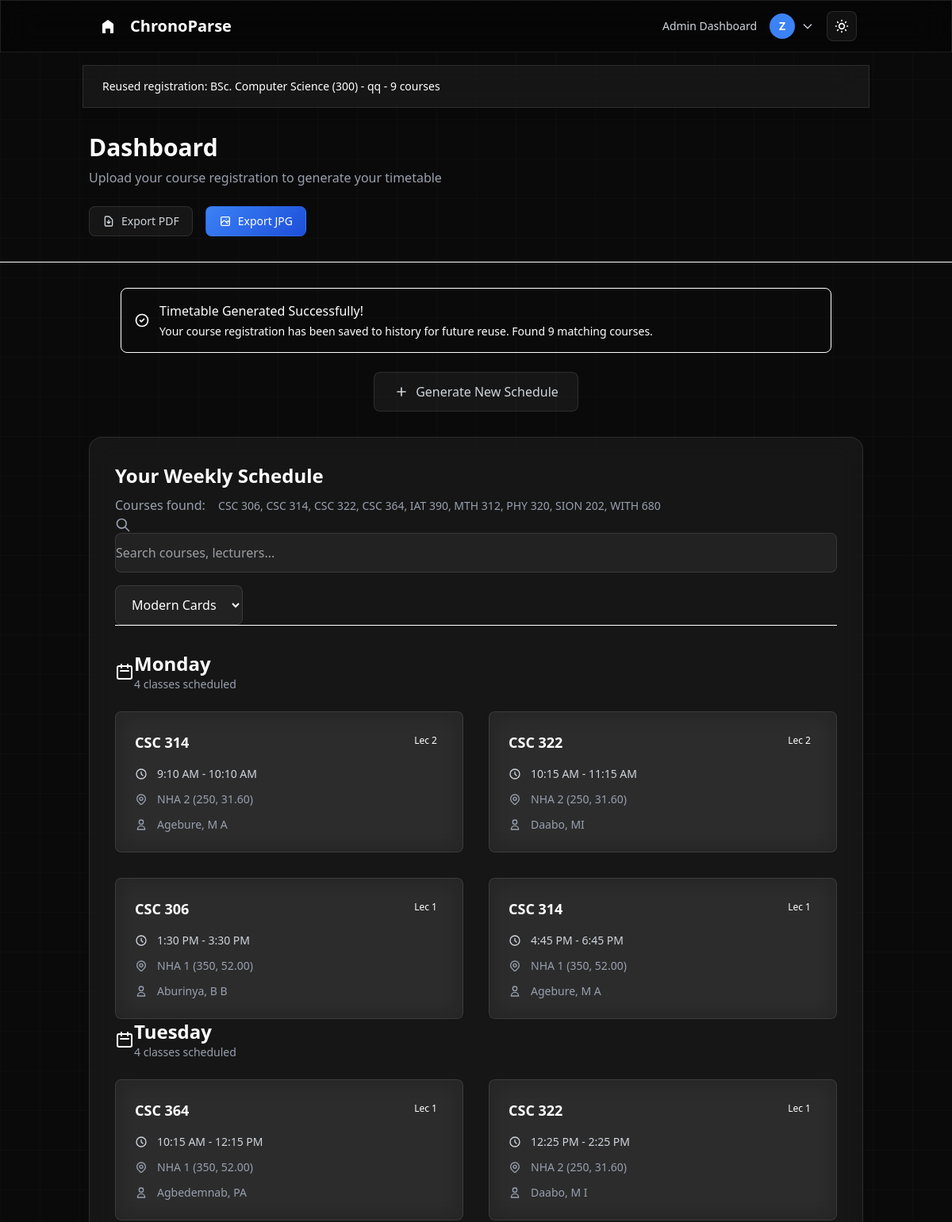
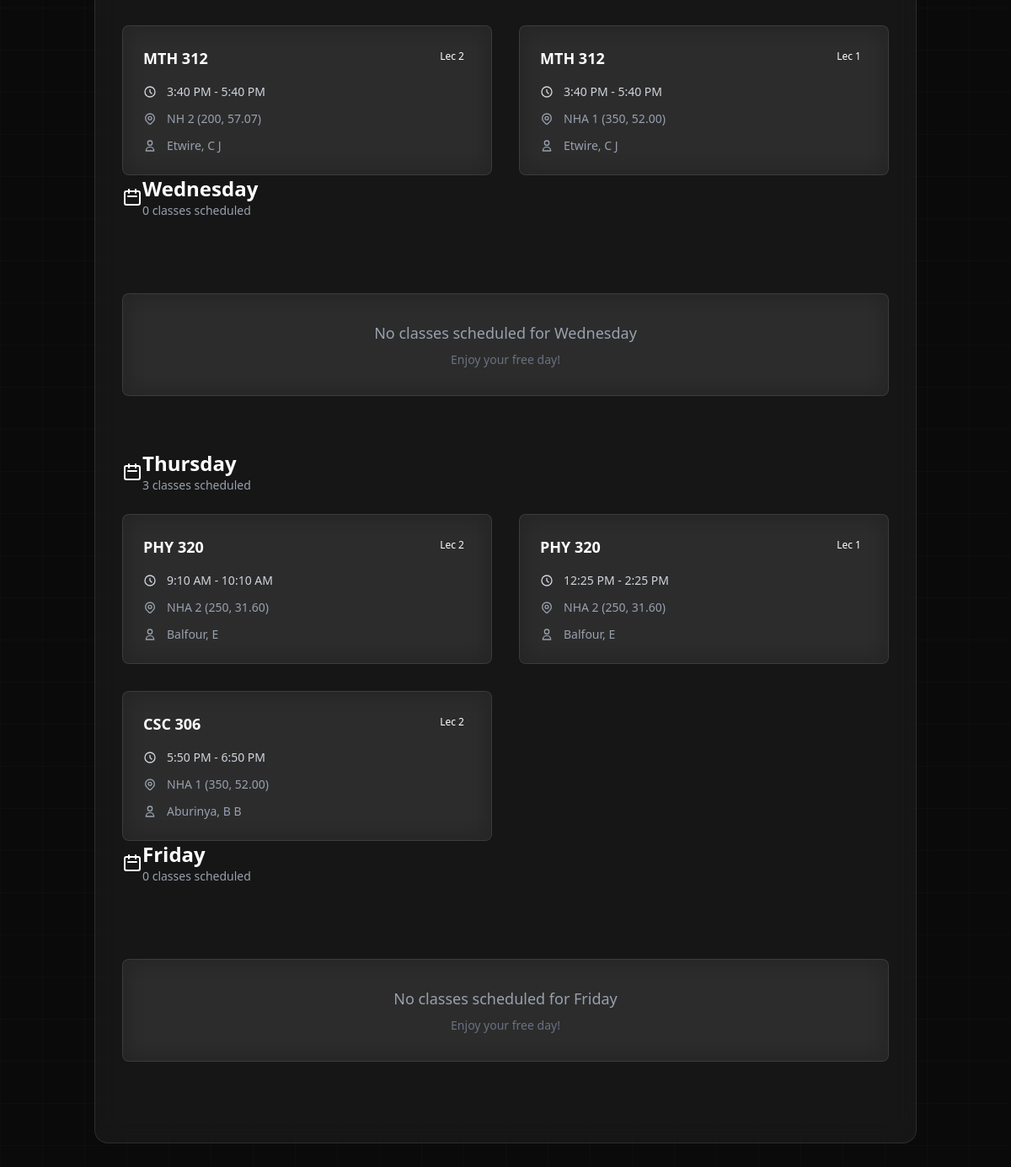
The page /reuse-registration/1/ (signed in) on the database its author committed (2 pictures, top to bottom).
### core/models.py (models this page shows)
class User(AbstractUser):
    STUDENT = 'student'
    TEACHER = 'teacher'
    STAFF = 'staff'
    OTHER = 'other'
    ROLE_CHOICES = [
        (STUDENT, 'Student'),
        (TEACHER, 'Teacher'),
        (STAFF, 'Staff'),
        (OTHER, 'Other'),
    ]
    role = models.CharField(
        max_length=20,
        choices=ROLE_CHOICES,
        default=STUDENT,
        help_text="User role in the institution"
    )

class TimetableEvent(models.Model):
    source = models.ForeignKey(
        TimetableSource, on_delete=models.CASCADE, related_name='events')
    day = models.CharField(max_length=10, db_index=True)
    start_time = models.TimeField()
    end_time = models.TimeField()
    location = models.CharField(max_length=255)
    course_code = models.CharField(max_length=20, db_index=True)
    normalized_code = models.CharField(max_length=20, db_index=True)
    details = models.CharField(max_length=100, blank=True, null=True)
    lecturer = models.CharField(max_length=255, blank=True, null=True)
    class Meta:
        indexes = [
            models.Index(fields=['source', 'normalized_code']),
            models.Index(fields=['day', 'start_time']),
        ]

### core/views.py (the view)
# urls.py: path('reuse-registration/<int:history_id>/', reuse_course_registration,
@login_required
def reuse_course_registration(request, history_id):
    try:
        history = CourseRegistrationHistory.objects.get(
            id=history_id, user=request.user)
        course_codes = json.loads(history.course_codes)
        history.last_used = datetime.now()
        history.save()
        master_schedule = get_master_schedule_data(history.source.id)
        if not master_schedule:
            messages.error(
                request, 'The timetable source is no longer available.')
            return redirect('student_dashboard')
        student_events = []
        for event in master_schedule:
            event_code = event.get('normalized_code')
            if event_code in course_codes:
                student_events.append(event)
        days_of_week = ["Monday", "Tuesday", "Wednesday", "Thursday", "Friday"]
        schedule = {
            day: sorted([e for e in student_events if e['day']
                        == day], key=lambda x: x['start_time'])
            for day in days_of_week
        }
        sources = TimetableSource.objects.all().order_by('-created_at')
        history_list = CourseRegistrationHistory.objects.filter(
            user=request.user).order_by('-last_used')[:5]
        messages.success(
            request, f"Reused registration: {history.display_name}")
        return render(request, 'core/student_dashboard.html', {
            'sources': sources,
            'schedule': schedule,
            'processed_codes': course_codes,
            'selected_source_id': history.source.id,
            'history': history_list
        })
    except CourseRegistrationHistory.DoesNotExist:
        messages.error(request, 'Course registration history not found.')
        return redirect('student_dashboard')
    except Exception as e:
        messages.error(request, f'Error reusing registration: {str(e)}')
        return redirect('student_dashboard')

### core/templates/core/student_dashboard.html (shortened to what this page needs)
{% extends "theme/base.html" %}
{% block content %}
<div class="min-h-screen"
     x-data="{
         loading: false,
         searchTerm: '',
         selectedTemplate: 'modern',
         viewMode: 'cards'
     }"
    <div class="border-b border-white/10 bg-black/20 backdrop-blur-sm">
        <div class="container mx-auto px-6 py-8">
            <div class="flex flex-col lg:flex-row lg:items-center lg:justify-between">
                <div class="mb-6 lg:mb-0">
                    <h1 class="text-3xl font-semibold text-white mb-2">
                        Dashboard
                    </h1>
                    <p class="text-gray-400">
                        Upload your course registration to generate your timetable
                    </p>
                </div>
                {% if schedule %}
                <div class="flex items-center space-x-4">
                    <a :href="`{% url 'download_timetable_pdf' %}?source_id={{ selected_source_id }}&codes={{ processed_codes|join:',' }}&template=${selectedTemplate}`" class="btn-secondary px-4 py-2 rounded-lg text-sm font-medium text-white flex items-center">
                        <svg class="w-4 h-4 mr-2" fill="none" stroke="currentColor" viewBox="0 0 24 24">
                            <path stroke-linecap="round" stroke-linejoin="round" stroke-width="2" d="M12 10v6m0 0l-3-3m3 3l3-3m2 8H7a2 2 0 01-2-2V5a2 2 0 012-2h5.586a1 1 0 01.707.293l5.414 5.414a1 1 0 01.293.707V19a2 2 0 01-2 2z"></path>
                        </svg>
                        Export PDF
                    </a>
                    <a :href="`{% url 'download_timetable_jpg' %}?source_id={{ selected_source_id }}&codes={{ processed_codes|join:',' }}&template=${selectedTemplate}`"
                        class="btn-primary px-4 py-2 rounded-lg text-sm font-medium text-white flex items-center">
                        <svg class="w-4 h-4 mr-2" fill="none" stroke="currentColor" viewBox="0 0 24 24">
                            <path stroke-linecap="round" stroke-linejoin="round" stroke-width="2"
                                d="M4 16l4.586-4.586a2 2 0 012.828 0L16 16m-2-2l1.586-1.586a2 2 0 012.828 0L20 14m-6-6h.01M6 20h12a2 2 0 002-2V6a2 2 0 00-2-2H6a2 2 0 00-2 2v12a2 2 0 002 2z">
                            </path>
                        </svg>
                        Export JPG
                    </a>
                </div>
                {% endif %}
            </div>
        </div>
    </div>
    <div class="container mx-auto px-6 py-8">
        {% if schedule %}
        <div class="max-w-4xl mx-auto mb-6">
            <div class="bg-green-500/10 border border-green-500/20 rounded-lg p-4">
                <div class="flex items-center">
                    <svg class="w-5 h-5 text-green-400 mr-3" fill="none" stroke="currentColor" viewBox="0 0 24 24">
                        <path stroke-linecap="round" stroke-linejoin="round" stroke-width="2"
                            d="M9 12l2 2 4-4m6 2a9 9 0 11-18 0 9 9 0 0118 0z"></path>
                    </svg>
                    <div>
                        <p class="text-green-300 font-medium">Timetable Generated Successfully!</p>
                        <p class="text-green-400 text-sm mt-1">Your course registration has been saved to history for future
                            reuse. Found {{ processed_codes|length }} matching courses.</p>
                    </div>
                </div>
            </div>
        </div>
        <div class="text-center mb-8" x-transition.opacity>
            <a href="{% url 'student_dashboard' %}" class="btn-secondary px-6 py-3 rounded-lg font-medium text-white inline-flex items-center">
                <svg class="w-5 h-5 mr-2" fill="none" stroke="currentColor" viewBox="0 0 24 24">
                    <path stroke-linecap="round" stroke-linejoin="round" stroke-width="2" d="M12 6v6m0 0v6m0-6h6m-6 0H6"></path>
                </svg>
                Generate New Schedule
            </a>
        </div>
        <div class="glass-card rounded-2xl p-8 card-hover fade-in">
            <div class="flex flex-col lg:flex-row justify-between items-start lg:items-center mb-8 pb-6 border-b border-white/10">
                <div>
                    <h2 class="text-2xl font-semibold text-white mb-2">
                        Your Weekly Schedule
                    </h2>
                    <p class="text-gray-400">
                        Courses found:
                        <span class="inline-flex items-center px-3 py-1 rounded-lg bg-blue-500/20 text-blue-300 text-sm font-medium ml-2">
                            {{ processed_codes|join:", " }}
                        </span>
                    </p>
                </div>
                <div class="flex flex-col sm:flex-row items-start sm:items-center space-y-4 sm:space-y-0 sm:space-x-4 mt-6 lg:mt-0 w-full lg:w-auto">
                    <div class="relative w-full sm:w-auto">
                        <div class="absolute inset-y-0 left-0 pl-3 flex items-center pointer-events-none">
                            <svg class="h-5 w-5 text-gray-400" fill="none" stroke="currentColor" viewBox="0 0 24 24">
                                <path stroke-linecap="round" stroke-linejoin="round" stroke-width="2" d="M21 21l-6-6m2-5a7 7 0 11-14 0 7 7 0 0114 0z"></path>
                            </svg>
                        </div>
                        <input type="text" x-model.debounce.300ms="searchTerm" placeholder="Search courses, lecturers..." class="input-modern w-full sm:w-80 pl-10 pr-4 py-3 rounded-lg">
                    </div>
                    <div class="relative">
                        <select x-model="selectedTemplate" class="input-modern px-4 py-3 rounded-lg cursor-pointer">
                            <option value="modern">Modern Cards</option>
                        </select>
                    </div>
                </div>
            </div>
            <div class="space-y-8">
                {% for day, events in schedule.items %}
                <div class="fade-in">
                    <div class="flex items-center mb-6">
                        <div class="w-12 h-12 bg-blue-500/20 rounded-lg flex items-center justify-center mr-4">
                            <svg class="w-6 h-6 text-blue-400" fill="none" stroke="currentColor" viewBox="0 0 24 24">
                                <path stroke-linecap="round" stroke-linejoin="round" stroke-width="2" d="M8 7V3m8 4V3m-9 8h10M5 21h14a2 2 0 002-2V7a2 2 0 00-2-2H5a2 2 0 00-2 2v12a2 2 0 002 2z"></path>
                            </svg>
                        </div>
                        <div>
                            <h3 class="text-2xl font-semibold text-white">{{ day }}</h3>
                            <p class="text-gray-400 text-sm">{{ events|length }} class{% if events|length != 1 %}es{% endif %} scheduled</p>
                        </div>
                    </div>
                    <div x-show="selectedTemplate === 'modern'" class="grid grid-cols-1 md:grid-cols-2 xl:grid-cols-3 gap-8">
                        {% for event in events %}
                        <div class="glass-card p-6 rounded-lg card-hover"
                             x-show="searchTerm === '' || '{{ event.course_code|lower }}'.includes(searchTerm.toLowerCase()) || '{{ event.lecturer|lower }}'.includes(searchTerm.toLowerCase()) || '{{ event.location|lower }}'.includes(searchTerm.toLowerCase())"
                             x-transition:enter="transition ease-out duration-300"
                             x-transition:enter-start="opacity-0 transform -translate-y-2">
                            <div class="flex items-start justify-between mb-4">
                                <h3 class="font-semibold text-lg text-white">{{ event.course_code }}</h3>
                                <span class="inline-flex items-center px-2 py-1 rounded bg-blue-500/20 text-blue-300 text-xs font-medium">
                                    {{ event.details }}
                                </span>
                            </div>
                            <div class="space-y-3">
                                <div class="flex items-center text-gray-300">
                                    <svg class="w-4 h-4 mr-3 text-blue-400" fill="none" stroke="currentColor" viewBox="0 0 24 24">
                                        <path stroke-linecap="round" stroke-linejoin="round" stroke-width="2" d="M12 8v4l3 3m6-3a9 9 0 11-18 0 9 9 0 0118 0z"></path>
                                    </svg>
                                    <span class="text-sm font-medium">{{ event.start_time|time:"g:i A" }} - {{ event.end_time|time:"g:i A" }}</span>
                                </div>
                                <div class="flex items-center text-gray-400">
                                    <span class="text-sm">{{ event.location }}</span>
                                </div>
                                <div class="flex items-center text-gray-400">
                                    <svg class="w-4 h-4 mr-3 text-purple-400" fill="none" stroke="currentColor" viewBox="0 0 24 24">
                                        <path stroke-linecap="round" stroke-linejoin="round" stroke-width="2" d="M16 7a4 4 0 11-8 0 4 4 0 018 0zM12 14a7 7 0 00-7 7h14a7 7 0 00-7-7z"></path>
                                    </svg>
                                    <span class="text-sm">{{ event.lecturer }}</span>
                                </div>
                            </div>
                        </div>
                        {% empty %}
                        <div class="col-span-full text-center py-16">
                            <div class="glass-card p-8 rounded-lg">
                                <p class="text-gray-400 text-lg">No classes scheduled for {{ day }}</p>
                                <p class="text-gray-500 text-sm mt-2">Enjoy your free day!</p>
                            </div>
                        </div>
                        {% endfor %}
                    </div>
                </div>
                {% endfor %}
        </div>
    </div>
    {% endif %}
</div>
{% endblock %}

### theme/templates/theme/partials/_navbar.html (shortened to what this page needs)
<nav class="glass-dark sticky top-0 z-50 border-b border-white/10" x-data="{ open: false }">
    <div class="container mx-auto px-6 lg:px-8">
        <div class="flex justify-between items-center h-16">
            <div class="flex-shrink-0">
                <a href="{% url 'home' %}" class="text-xl font-semibold text-white hover:text-blue-400 transition-colors duration-300 flex items-center">
                    <div class="w-8 h-8 bg-blue-500 rounded-lg mr-3 flex items-center justify-center">
                        <svg class="w-5 h-5 text-white" fill="currentColor" viewBox="0 0 20 20">
                            <path d="M10 2L3 7v11a1 1 0 001 1h3v-6h6v6h3a1 1 0 001-1V7l-7-5z"/>
                        </svg>
                    </div>
                    ChronoParse
                </a>
            </div>
            <div class="hidden md:flex items-center space-x-4">
                {% if user.is_authenticated %}
                    {% if user.is_staff %}
                        <a href="{% url 'admin_dashboard' %}" class="text-gray-300 hover:text-white text-sm font-medium transition-colors duration-200">Admin Dashboard</a>
                    {% else %}
                        <a href="{% url 'student_dashboard' %}" class="text-gray-300 hover:text-white text-sm font-medium transition-colors duration-200">Dashboard</a>
                    {% endif %}
                    <div class="relative" x-data="{ profileOpen: false }">
                        <button @click="profileOpen = !profileOpen"
                            class="flex items-center space-x-2 text-gray-300 hover:text-white transition-colors duration-200">
                            <div class="w-8 h-8 bg-accent rounded-full flex items-center justify-center">
                                <span class="text-white text-sm font-bold">{{ user.username|first|upper }}</span>
                            </div>
                            <svg class="w-4 h-4" fill="none" stroke="currentColor" viewBox="0 0 24 24">
                                <path stroke-linecap="round" stroke-linejoin="round" stroke-width="2" d="M19 9l-7 7-7-7"></path>
                            </svg>
                        </button>
                    </div>
                    <button @click="toggleTheme()" class="p-2 rounded-lg glass-card hover:bg-white/10 transition-all duration-200" title="Toggle theme">
                    </button>
                {% endif %}
            </div>
        </div>
    </div>
</nav>

### rows shown on the page
User: username|first "Z"
TimetableEvent: course_code "CSC 314", details "Lec 2", start_time "9:10 AM", end_time "10:10 AM", location "NHA 2 (250, 31.60)", lecturer "Agebure, M A"
TimetableEvent: course_code "CSC 322", details "Lec 2", start_time "10:15 AM", end_time "11:15 AM", location "NHA 2 (250, 31.60)", lecturer "Daabo, MI"
TimetableEvent: course_code "CSC 306", details "Lec 1", start_time "1:30 PM", end_time "3:30 PM", location "NHA 1 (350, 52.00)", lecturer "Aburinya, B B"
TimetableEvent: course_code "CSC 314", details "Lec 1", start_time "4:45 PM", end_time "6:45 PM", location "NHA 1 (350, 52.00)", lecturer "Agebure, M A"
TimetableEvent: course_code "CSC 364", details "Lec 1", start_time "10:15 AM", end_time "12:15 PM", location "NHA 1 (350, 52.00)", lecturer "Agbedemnab, PA"
TimetableEvent: course_code "CSC 322", details "Lec 1", start_time "12:25 PM", end_time "2:25 PM", location "NHA 2 (250, 31.60)", lecturer "Daabo, M I"
TimetableEvent: course_code "MTH 312", details "Lec 2", start_time "3:40 PM", end_time "5:40 PM", location "NH 2 (200, 57.07)", lecturer "Etwire, C J"
TimetableEvent: course_code "MTH 312", details "Lec 1", start_time "3:40 PM", end_time "5:40 PM", location "NHA 1 (350, 52.00)", lecturer "Etwire, C J"
TimetableEvent: course_code "PHY 320", details "Lec 2", start_time "9:10 AM", end_time "10:10 AM", location "NHA 2 (250, 31.60)", lecturer "Balfour, E"
TimetableEvent: course_code "PHY 320", details "Lec 1", start_time "12:25 PM", end_time "2:25 PM", location "NHA 2 (250, 31.60)", lecturer "Balfour, E"
TimetableEvent: course_code "CSC 306", details "Lec 2", start_time "5:50 PM", end_time "6:50 PM", location "NHA 1 (350, 52.00)", lecturer "Aburinya, B B"

### other values the page prints
{{ message }} "Reused registration: BSc. Computer Science (300) - qq - 9 courses"
{{ processed_codes|length }} "9"
{{ processed_codes|join:", " }} "CSC 306, CSC 314, CSC 322, CSC 364, IAT 390, MTH 312, PHY 320, SION 202, WITH 680"
{{ day }} "Monday" "Tuesday" "Wednesday" "Thursday" "Friday"
{{ events|length }} "4" "4" "0" "3" "0"
{{ day }} "Wednesday" "Friday"
